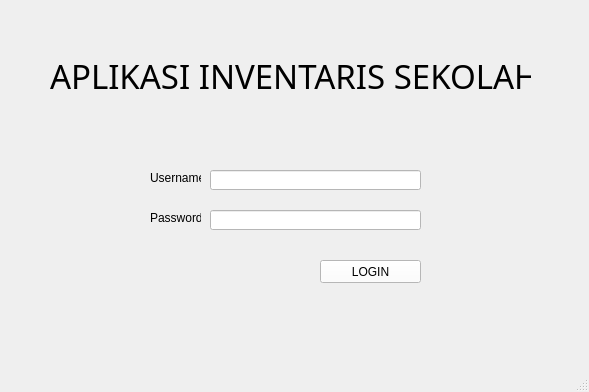
<?xml version="1.0" encoding="UTF-8"?>
<ui version="4.0">
 <class>MainWindow</class>
 <widget class="QMainWindow" name="MainWindow">
  <property name="geometry">
   <rect>
    <x>0</x>
    <y>0</y>
    <width>589</width>
    <height>392</height>
   </rect>
  </property>
  <property name="windowTitle">
   <string>Aplikasi Inventaris Sekolah</string>
  </property>
  <property name="autoFillBackground">
   <bool>false</bool>
  </property>
  <property name="styleSheet">
   <string notr="true"/>
  </property>
  <widget class="QWidget" name="centralwidget">
   <widget class="QLabel" name="label_3">
    <property name="geometry">
     <rect>
      <x>50</x>
      <y>50</y>
      <width>481</width>
      <height>51</height>
     </rect>
    </property>
    <property name="font">
     <font>
      <family>Maiandra GD</family>
      <pointsize>25</pointsize>
     </font>
    </property>
    <property name="styleSheet">
     <string notr="true"/>
    </property>
    <property name="text">
     <string>APLIKASI INVENTARIS SEKOLAH</string>
    </property>
   </widget>
   <widget class="QLineEdit" name="lineEdit_password">
    <property name="geometry">
     <rect>
      <x>210</x>
      <y>210</y>
      <width>211</width>
      <height>20</height>
     </rect>
    </property>
    <property name="styleSheet">
     <string notr="true">background-color: rgb(255, 255, 255)</string>
    </property>
    <property name="echoMode">
     <enum>QLineEdit::Password</enum>
    </property>
   </widget>
   <widget class="QPushButton" name="pushButton_Login">
    <property name="geometry">
     <rect>
      <x>320</x>
      <y>260</y>
      <width>101</width>
      <height>23</height>
     </rect>
    </property>
    <property name="styleSheet">
     <string notr="true">background-color: rgb(255, 255, 255);</string>
    </property>
    <property name="text">
     <string>LOGIN</string>
    </property>
   </widget>
   <widget class="QLabel" name="label">
    <property name="geometry">
     <rect>
      <x>150</x>
      <y>170</y>
      <width>51</width>
      <height>16</height>
     </rect>
    </property>
    <property name="styleSheet">
     <string notr="true"/>
    </property>
    <property name="text">
     <string>Username</string>
    </property>
   </widget>
   <widget class="QLabel" name="label_2">
    <property name="geometry">
     <rect>
      <x>150</x>
      <y>210</y>
      <width>51</width>
      <height>16</height>
     </rect>
    </property>
    <property name="styleSheet">
     <string notr="true"/>
    </property>
    <property name="text">
     <string>Password</string>
    </property>
   </widget>
   <widget class="QLineEdit" name="lineEdit_username">
    <property name="geometry">
     <rect>
      <x>210</x>
      <y>170</y>
      <width>211</width>
      <height>20</height>
     </rect>
    </property>
    <property name="styleSheet">
     <string notr="true">background-color: rgb(255, 255, 255);</string>
    </property>
   </widget>
  </widget>
  <widget class="QMenuBar" name="menubar">
   <property name="geometry">
    <rect>
     <x>0</x>
     <y>0</y>
     <width>589</width>
     <height>22</height>
    </rect>
   </property>
  </widget>
  <widget class="QStatusBar" name="statusbar"/>
 </widget>
 <resources/>
 <connections/>
</ui>
